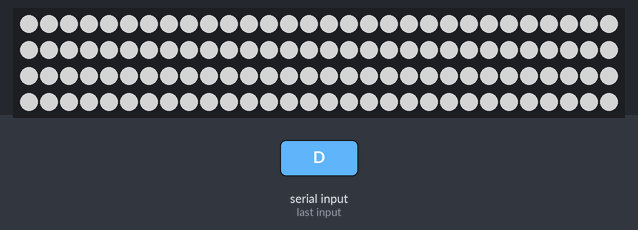
Bench run of a sketch on a simulated Arduino Uno, built with avr-gcc and run on an emulated ATmega328P. Parts: 120 RGB LEDs in strip order, left to right, continuing on the next row. The test bench sets the inputs (shaded band). Dim RGB values are drawn brighter than linear; what the sketch prints to the serial monitor is not drawn.

1.5 s: "D" received over the second serial link
Above: at 3.2 s.
3.5 s: "F" received over the second serial link
9.5 s: "F" received over the second serial link
18.5 s: "F" received over the second serial link
Timing chart, 0 to 21.5 s (numbered marks = the images above; inputs shaded):
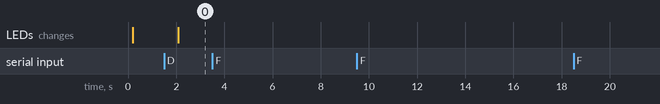

Measured:
- after the input at 1.5 s, the LEDs: change after 0.59 s (image 0)
- after the input at 3.5 s, every drawn part: stays the same
- after the input at 9.5 s, every drawn part: stays the same
- after the input at 18.5 s, every drawn part: stays the same

The sketch:

neopixel_bluetooth_control.ino
```cpp
#include <Stepper.h>
#include <SoftwareSerial.h>
#include <Adafruit_NeoPixel.h>

int i,j,k;
int BT_RXD = 3;
int BT_TXD = 2;
int n_led = 120;    // 네오픽셀 수는 120개
int neo_pin = 6;  // 네오픽셀은 6번핀에 연결
const int stepsPerRevolution = 2037;

int getbyte;
SoftwareSerial bluetooth(BT_RXD, BT_TXD);
Stepper myStepper(stepsPerRevolution,11,9,10,8);
Adafruit_NeoPixel strip = Adafruit_NeoPixel(n_led, neo_pin, NEO_GRB + NEO_KHZ800);  // 네오픽셀 객체 불러옴

void setup() {
   myStepper.setSpeed(10);
   Serial.begin(115200);
   delay(200);
   bluetooth.begin(9600);
   strip.begin();  // 네오픽셀 시작
}

void loop(){
  if(bluetooth.available()){
    Serial.write(getbyte);
    getbyte = bluetooth.read();

    if(getbyte =='D'){        //LED on
        for(i=0; i<120; i++){
          strip.setPixelColor(i, 128, 128, 128);
          strip.show();
        }
    }

    if(getbyte =='E'){        //LED off
        for(j=0; j<120; j++){
          strip.setPixelColor(j, 0,0,0);
          strip.show();
        }
    }if(getbyte =='F'){         //LED Blink    //while문을 쓰기
      for(i=0; i<1; i++){
        for(k=0; k<120; k++){
          strip.setPixelColor(k, 128, 0, 0);   //Red
          strip.show();

        }
        for(k=0; k<120; k++){
          strip.setPixelColor(k, 0,0,0);
          strip.show();
        }

        for(k=0; k<120; k++){
          strip.setPixelColor(k, 0, 128, 0);    //Green
          strip.show();

        }
        for(k=0; k<120; k++){
          strip.setPixelColor(k, 0,0,0);
          strip.show();
        }
        for(k=0; k<120; k++){
          strip.setPixelColor(k, 0, 0, 128);    //Blue
          strip.show();

        }
        for(k=0; k<120; k++){
          strip.setPixelColor(k, 0,0,0);
          strip.show();
        }
        for(k=0; k<120; k++){
          strip.setPixelColor(k, 128, 128, 0);
          strip.show();

        }
        for(k=0; k<120; k++){
          strip.setPixelColor(k, 0,0,0);
          strip.show();
        }
        for(k=0; k<120; k++){
          strip.setPixelColor(k, 128, 0, 128);
          strip.show();

        }
        for(k=0; k<120; k++){
          strip.setPixelColor(k, 0,0,0);
          strip.show();
        }
        for(k=0; k<120; k++){
          strip.setPixelColor(k, 0, 128, 128);
          strip.show();

        }
        for(k=0; k<120; k++){
          strip.setPixelColor(k, 0,0,0);
          strip.show();
        }
        for(k=0; k<120; k++){
          strip.setPixelColor(k, 128, 128, 128);
          strip.show();

        }
      }
    }
  }

    if(getbyte =='A'){       //motor run
        myStepper.setSpeed(10);
        myStepper.step(stepsPerRevolution);
     }

    if(getbyte =='B'){        //Motor Stop
        myStepper.step(0);

    }if(getbyte =='C'){        //Motor CounterClockwise
        myStepper.setSpeed(10);
        myStepper.step(-stepsPerRevolution);
    }

}
```
